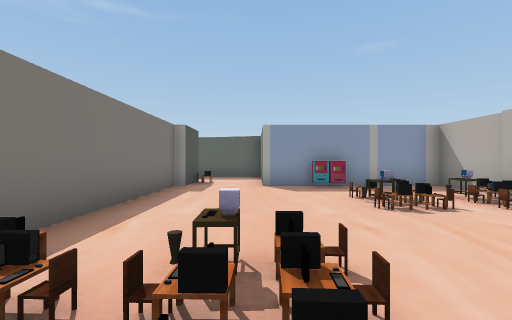
View 1 (above)

24 first-person views from a walk through a Unity game level. The camera is 1.4 m above the floor, looks level and sees 90° across. The floor is counted in squares, 2 m on a side. Each view is taken from the middle of a square. On the plan, view 1 faces up. The plan holds only what a view shows up to about 9 squares ahead; the rest is blank. The place goes on beyond the plan. The player is left out. Some animated figures are left out.

View 2
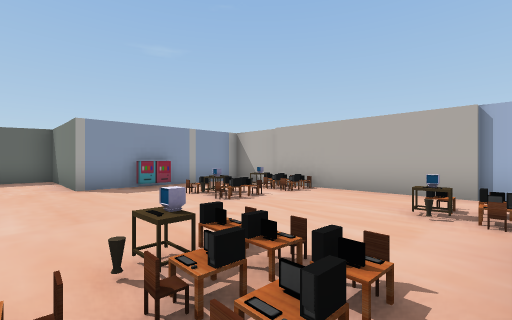

View 3
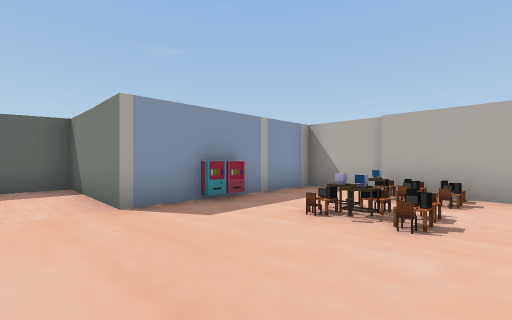

View 4
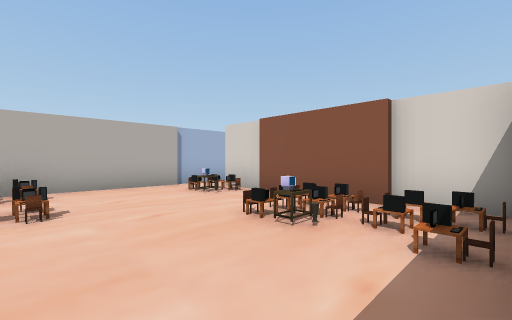

View 5
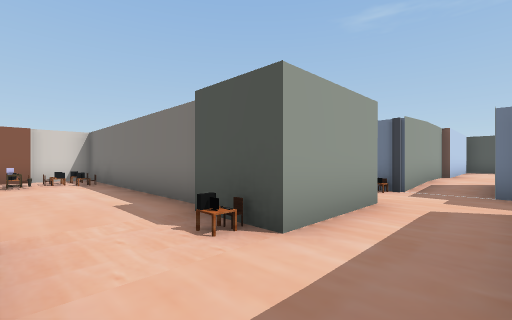

View 6
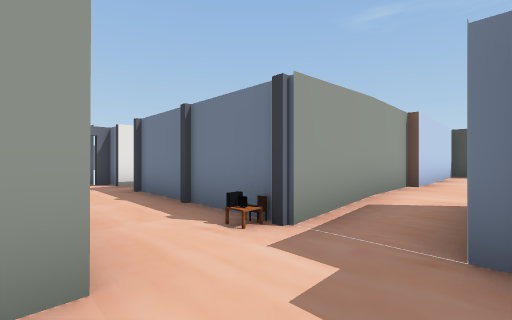

View 7
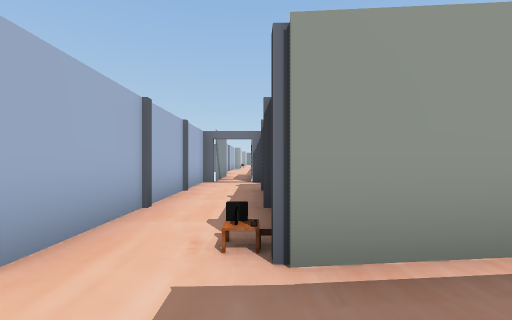

View 8
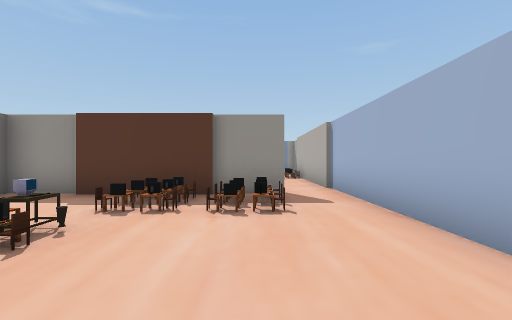

View 9
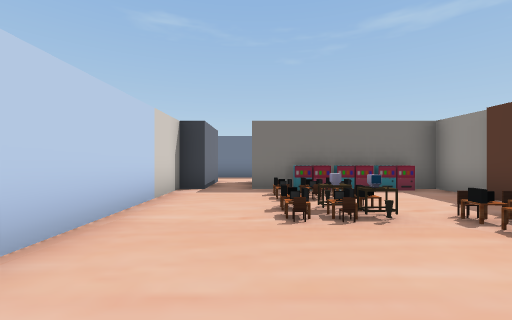

View 10
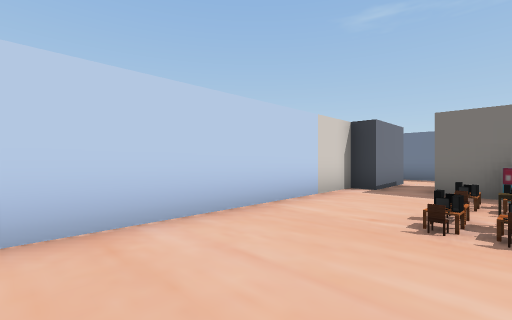

View 11
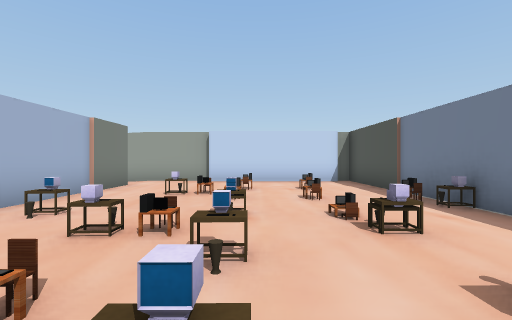

View 12
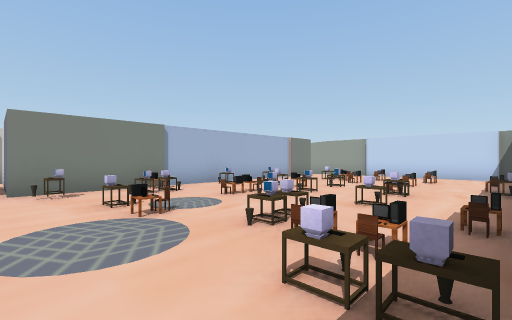

View 13
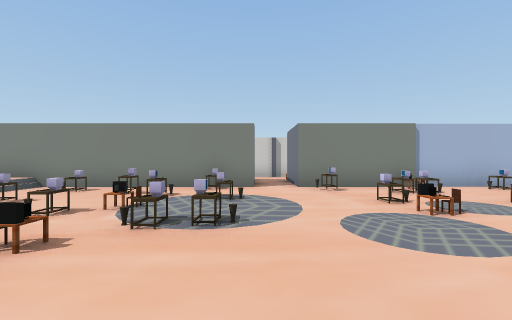

View 14
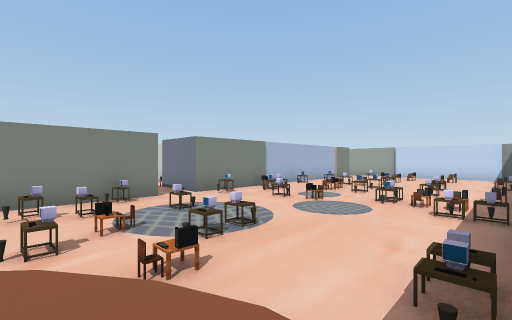

View 15
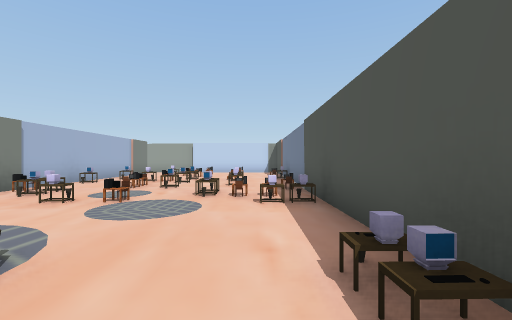

View 16
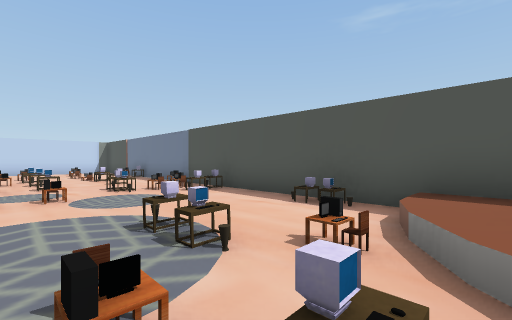

View 17
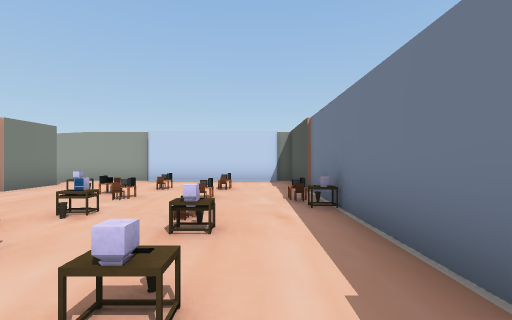

View 18
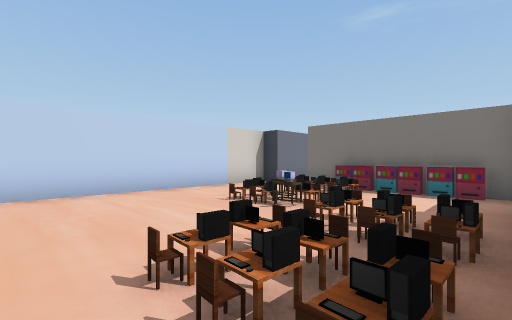

View 19
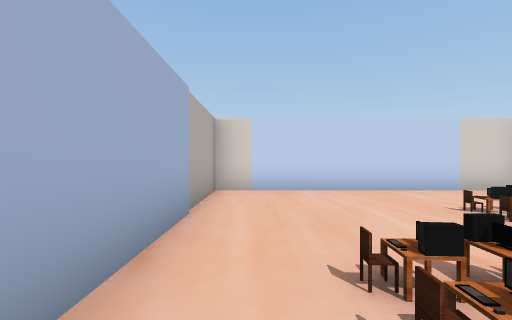

View 20
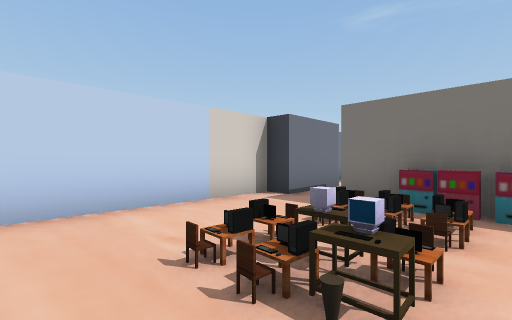

View 21
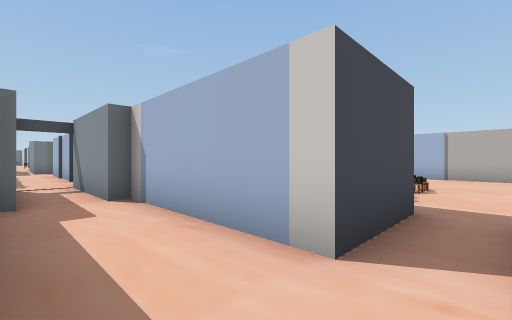

View 22
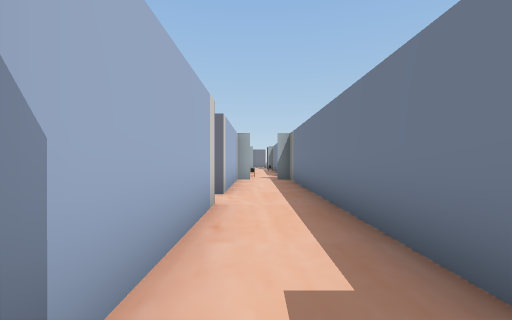

View 23
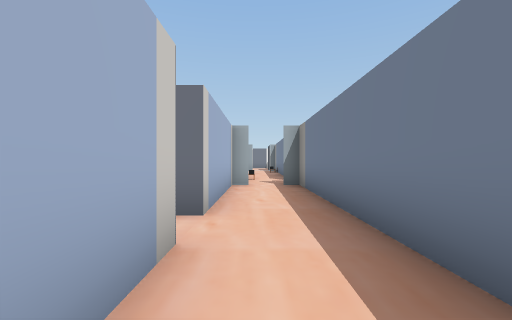

View 24
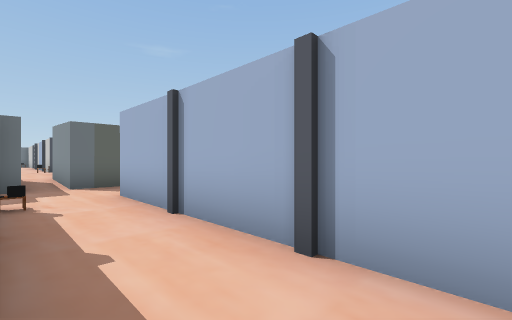

### Floor plan
Key: @ floor where view 1 was taken; # wall or solid block; . main floor; : floor 0.25 m higher than the main floor; + floor 0.75 m higher than the main floor; / step, stairs or slope; = window, fence, low wall or low ledge; C chair; O other object.
Columns run from 16 left of view 1 to 5 right of it. Each row starts with its distance up from view 1.
 25      O:O#
 24 #++/O:O:#
 23 #//C:CO:#
 22 #O::O:OO#
 21 #:::::::#
 20 #:::::::##::#
 19 #OO::O:O#
 18 ##COC::O#
 17  C:O:OOO#
 16 #::OOC::#
 15 #::OO:OO#
 14 #:::OC:O#
 13 #OO:::::#  :#
 12 #::::=O:#  .
 11 #::OO:::###.#  ##
 10 #:::::::##.......
  9 #::::::::........
  8 ##########/.##C..
  7          #..###..#####
  6          #..##.......#
  5          #..##....O.OO
  4          #..##...OCCCO
  3           ..##.......#
  2          ##.##C..C...#
  1           #.# CCOC.OO#
  0           #.###.@..#O#
 -1          ##.#####OCC.#
 -2          #..###..CCC.#
 -3          #..###OC....#
 -4          #..# OOOOC..#
 -5          #..##..OC...#
 -6          #...........#
 -7          #..##########
 -8          #..#
 -9          #..#
-10          ##.#

Where each view was taken, in squares from view 1:
view 1: 0 up, 0 right, facing up
view 2: 0 up, 1 left, facing up-right
view 3: 3 up, 1 left, facing up-right
view 4: 4 up, 2 left, facing down-right
view 5: 10 up, 0 right, facing down-left
view 6: 10 up, 4 left, facing down-left
view 7: 10 up, 6 left, facing down
view 8: 6 down, 3 right, facing up
view 9: 5 down, 4 right, facing left
view 10: 4 down, 4 right, facing down-left
view 11: 17 up, 12 left, facing down
view 12: 20 up, 15 left, facing down-right
view 13: 21 up, 15 left, facing right
view 14: 24 up, 15 left, facing down-right
view 15: 23 up, 14 left, facing down
view 16: 24 up, 11 left, facing down-left
view 17: 17 up, 14 left, facing down
view 18: 1 down, 4 right, facing down-left
view 19: 1 down, 4 right, facing down
view 20: 3 down, 2 right, facing down-left
view 21: 6 down, 6 left, facing up-right
view 22: 1 down, 5 left, facing down
view 23: 3 down, 5 left, facing down
view 24: 3 up, 6 left, facing up-right
